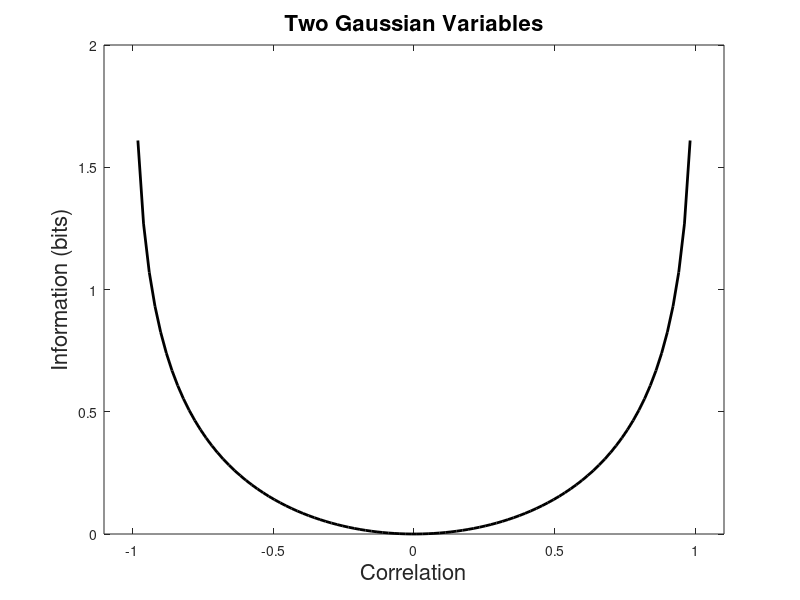

Source code (MATLAB): (Note: this script raises an error after producing the figure.)
% corrleation vs information for two gaussian variables
C = linspace(-1,1,100);
NC = length(C);

I = zeros(size(C));
for i=1:NC
    
    thsI = log(2*pi*exp(1)) - 1 - log(2*pi) - 0.5*log(det([ 1 C(i); C(i) 1]));
    I(i) = thsI;
end


%%
figure
plot(C,I,'k','LineWidth',2)
xlabel('Correlation','FontSize',16)
ylabel('Information (bits)','FontSize',16)
title('Two Gaussian Variables','FontSize',16)
xlim([-1.1 1.1])

vline(-1,'k:')
vline(1,'k:')
axis square
set(gca,'FontSize',16)
